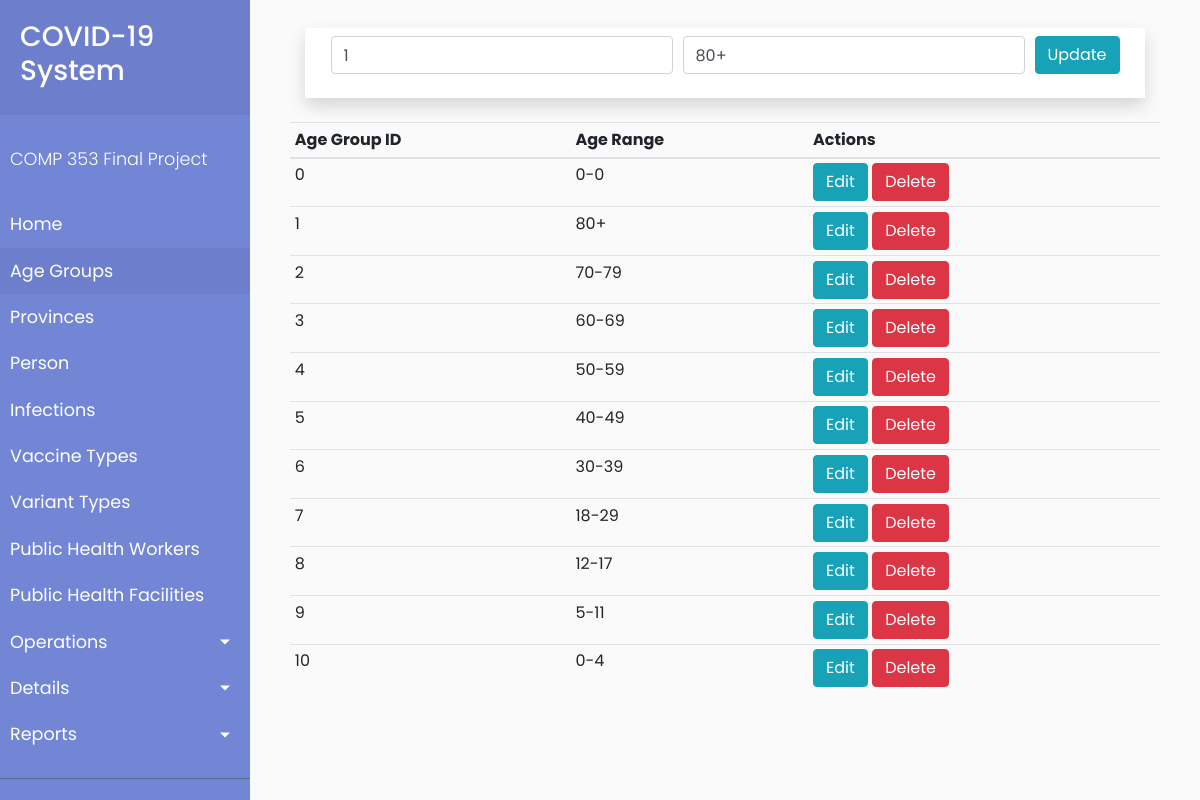
Page /client/ageGroup.php?edit=1 on the committed database.
### tables this page shows
CREATE TABLE AgeGroup (
  ageGroupID INT,
  ageRange VARCHAR(20),
  PRIMARY KEY (ageGroupID)
);

### client/processAgeGroup.php (called while the page is built, shortened)
<?php
$mysqli = new mysqli('c353.c9ohujn2mpyl.us-east-1.rds.amazonaws.com', 'admin', 'hello123', 'PROJECT') or die(mysqli_error($mysqli));
if (isset($_GET['edit'])) {
    $ageGroupID = $_GET['edit'];
    $update = true;
    $result = $mysqli->query("SELECT * from AgeGroup WHERE ageGroupID=$ageGroupID") or
        die($mysqli->error);
    if (count($result) == 1) {
        $row = $result->fetch_array();
        $ageGroupID = $row['ageGroupID'];
        $ageRange = $row['ageRange'];
    }
}

### client/ageGroup.php (the view, shortened to what this page needs)
<?php
    include('common/header.php');
?>
        <div id="content">
            <?php require_once 'processAgeGroup.php'; ?>
            <div class="container">
                <div class="container mt-2 mb-4 p-2 shadow bg-white">
                    <div class="row justify-content-center">
                        <form action="processAgeGroup.php" method="POST">
                            <div class="form-row justify-center">
                                <div class="col-auto form-group">
                                    <input type="number" name="ageGroupID" class="form-control" value="<?php echo $ageGroupID; ?>" placeholder="Age Group Id">
                                </div>
                                <div class="col-auto form-group">
                                    <input type="text" name="ageRange" class="form-control" value="<?php echo $ageRange; ?>" placeholder="Enter Age Range">
                                </div>
                                <div class="col-auto form-group">
                                    <?php
                                    if ($update == true) :
                                    ?>
                                        <button type="submit" name="update" class="btn btn-info">Update</button>
                                    <?php else : ?>
                                        <button type="submit" name="save" class="btn btn-primary">Save</button>
                                    <?php endif; ?>
                                </div>
                        </form>
                    </div>
                </div>
            </div>
            <?php
            $mysqli = new mysqli('c353.c9ohujn2mpyl.us-east-1.rds.amazonaws.com', 'admin', 'hello123', 'PROJECT') or die(mysqli_error($mysqli));
            $result = $mysqli->query("SELECT * FROM AgeGroup") or die($mysqli->error);
            ?>
            <div class="row justify-content-center">
                <table class="table table-sm">
                    <thead>
                        <tr>
                            <th>Age Group ID</th>
                            <th>Age Range</th>
                            <th colspan=2>Actions</th>
                        </tr>
                    </thead>
                    <?php
                    while ($row = $result->fetch_assoc()) : ?>
                        <tr>
                            <td><?php echo $row['ageGroupID']; ?></td>
                            <td><?php echo $row['ageRange']; ?></td>
                            <td>
                                <a href="ageGroup.php?edit=<?php echo $row['ageGroupID']; ?>" class="btn btn-info"> Edit </a>
                                <a href="processAgeGroup.php?delete=<?php echo $row['ageGroupID']; ?>" class="btn btn-danger"> Delete </a>
                            </td>
                        </tr>
                    <?php endwhile; ?>
                </table>
            </div>
            </div>
        </div>
<?php
    include('common/footer.php');
?>

### client/index.css (style rules this page uses)
body { font-family: "Poppins", sans-serif; background: #fafafa; }
a, a:hover, a:focus { color: inherit; text-decoration: none; transition: all 0.3s; }
#content { width: calc(100% - 250px); padding: 20px 40px 40px 40px; min-height: 100vh; transition: all 0.3s; position: absolute; top: 0; right: 0; }

### rows in the picture
agegroup: ageGroupID "1", ageRange "80+"
agegroup: ageGroupID "0", ageRange "0-0"
agegroup: ageGroupID "2", ageRange "70-79"
agegroup: ageGroupID "3", ageRange "60-69"
agegroup: ageGroupID "4", ageRange "50-59"
agegroup: ageGroupID "5", ageRange "40-49"
agegroup: ageGroupID "6", ageRange "30-39"
agegroup: ageGroupID "7", ageRange "18-29"
agegroup: ageGroupID "8", ageRange "12-17"
agegroup: ageGroupID "9", ageRange "5-11"
agegroup: ageGroupID "10", ageRange "0-4"
